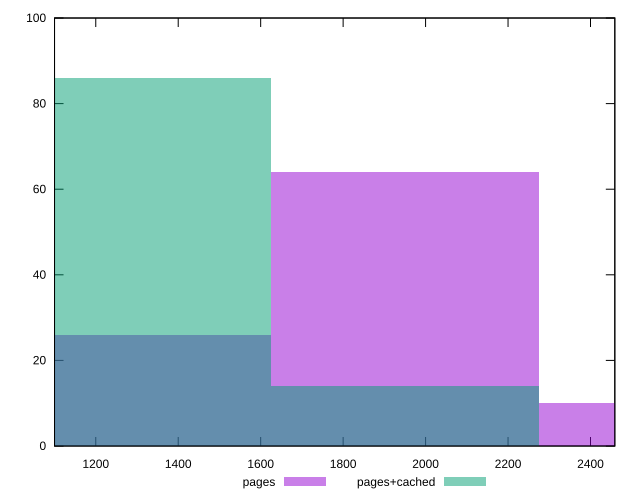

Reproduce this figure in gnuplot.
reset

$pages <<EOF
1949.2809819204858 64
1299.5206546136571 26
2599.0413092273143 10
EOF

$pagesCached <<EOF
1949.2809819204858 14
1299.5206546136571 86
EOF

set key outside below
set boxwidth 649.7603273068286
set xrange [1100:2459]
set yrange [0:100]
set trange [0:100]
set style fill transparent solid 0.5 noborder
set terminal svg size 640, 500 enhanced background rgb 'white'
set output "report_00015_2021-02-09T16-11-33.973Z/render-blocking-resources/comparison/histogram/0_vs_1.svg"

plot $pages title "pages" with boxes, \
     $pagesCached title "pages+cached" with boxes

reset
